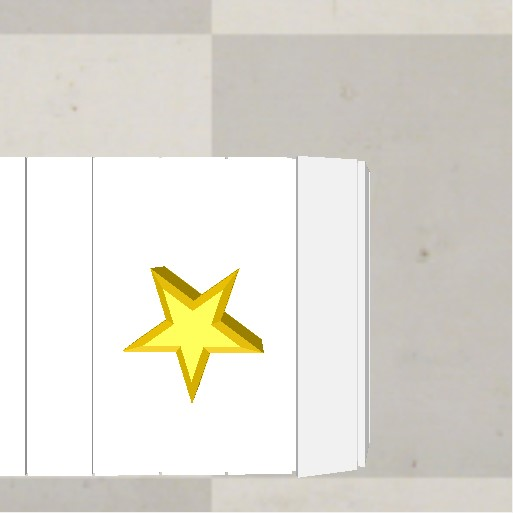
%> input picture cuoi ky/test/star.jpg, 513 x 513 px
$ octave get_template.m   (GNU Octave 9; MATLAB toolbox functions it lacks are replaced by stand-ins)
%> lines starting %> are read from the running program, lines starting %| are printed output that depends on the picture; in (x1, y1, x2, y2) boxes, pixels count from 0 and x2, y2 are one past the last pixel; in counts of white or black regions, pixels touching at a corner belong together; the program's own positions count from 1
%% Get template
img_input = imread("star.jpg");
%> img_input is the input picture: size 513x513x3 uint8; mean R, G, B 224, 221, 212.4
GRAY_input = rgb2gray(img_input);
threshold = graythresh(GRAY_input);
%> threshold = 0.882
BW_input = imbinarize(GRAY_input, threshold);
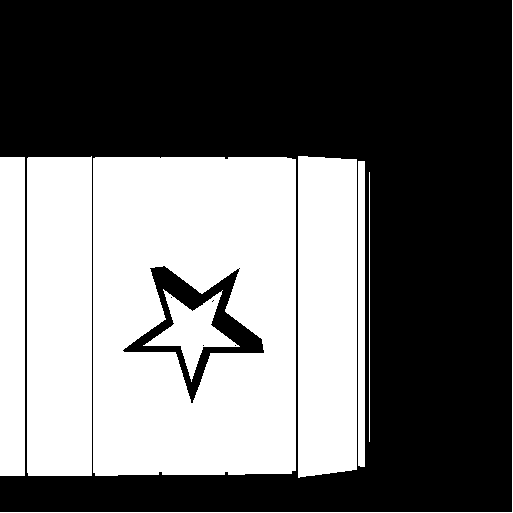
%> BW_input: size 513x513 logical; 42.1% white; 8 white regions
st1 = regionprops(~BW_input, 'BoundingBox','Area', 'Extent');
%> st1 = 6 regions; box (x1, y1, x2, y2), Area and Extent: (0, 0, 512, 512) 147905 0.564, (123, 266, 264, 403) 4497 0.233, (212, 300, 214, 302) 2 0.5, (171, 297, 172, 298) 1 1, (203, 345, 204, 346) 1 1, (235, 345, 236, 346) 1 1
imshow(img_input); hold on;

for k = 1 : length(st1)
    if (st1(k).Area < 10000 && st1(k).Area > 300)
        BB = st1(k).BoundingBox;
        y = round(BB(1)); x = round(BB(2)); h = round(BB(3)); w = round(BB(4));
        rectangle('Position', BB,'EdgeColor','r','LineWidth',2 )
        template = imcrop(~BW_input, BB);
    end
end
%> this loop made 6 passes
%> (BB, y, x, h, w) on pass 2: ([123.5 266.5 141 137], 124, 267, 141, 137)
Size = size(template);
%> Size = [138 142]
figure;
imshow(template); hold on;
%%
[B,L] = bwboundaries(template, 'noholes');
%> L: size 138x142 double; 6 distinct labels, from 0 to 5
%> B = 5 boundaries; box (x1, y1, x2, y2) and points: (0, 0, 141, 137) 484, (89, 34, 91, 36) 3, (48, 31, 49, 32) 2, (80, 79, 81, 80) 2, (112, 79, 113, 80) 2
boundary = B{1};
%> boundary = 484 rows, first 12: [85 1; 84 2; 83 3; 83 4; 82 5; 81 6; 80 7; 80 8; 79 9; 78 10; 77 11; 77 12]
plot(boundary(:,2), boundary(:,1), 'g', 'LineWidth', 2)
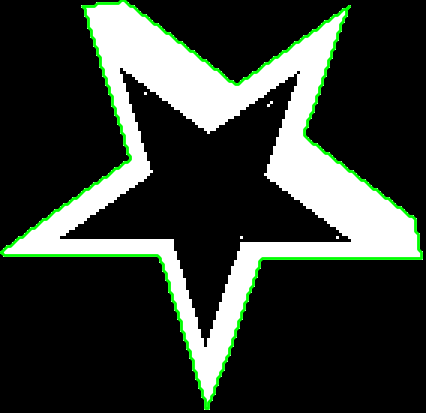
%> figure redrawn from the program's plot data; shown 3 times larger
distance = {};
center = [Size(1)/2, Size(2)/2];
%> center = [69 71]
max = 0;
min = 1e4;
for i = 1:length(boundary)
    a = sqrt((center(1)-boundary(i,1))^2 + (center(2)-boundary(i,2))^2 );
    if(min > a) min = a; end
    if(max < a)
        max = a;
    end
end
%> this loop made 484 passes
%> (a, min, max) on pass 1: (71.81, 71.81, 71.81)
%> (a, min) on passes 2 to 7: (70.61, 70.61), (69.43, 69.43), (68.45, 68.45), (67.27, 67.27), (66.1, 66.1), (64.94, 64.94)
%> after the loop, max = 80.45; min = 24.76
template_ratio = min/max;
%> template_ratio = 0.308
%% Lấy các hình dạng có trên hộp và so sánh với template
img = imread("box.jpg");
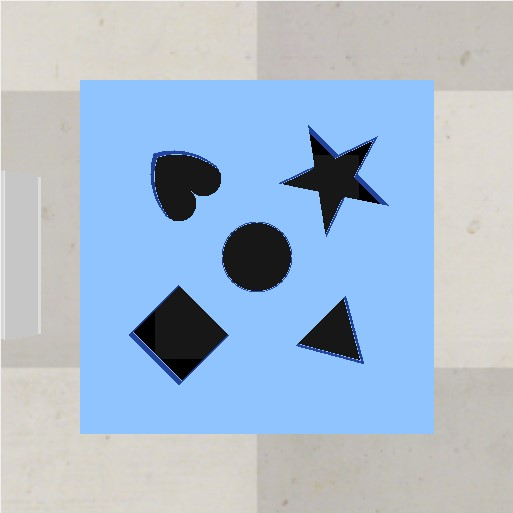
%> input picture cuoi ky/test/box.jpg, 513 x 513 px
%> img is the input picture: size 513x513x3 uint8; mean R, G, B 168.4, 187.6, 208.2
GRAY = rgb2gray(img);
threshold = graythresh(GRAY);
%> threshold = 0.467
BW = imbinarize(GRAY, threshold);
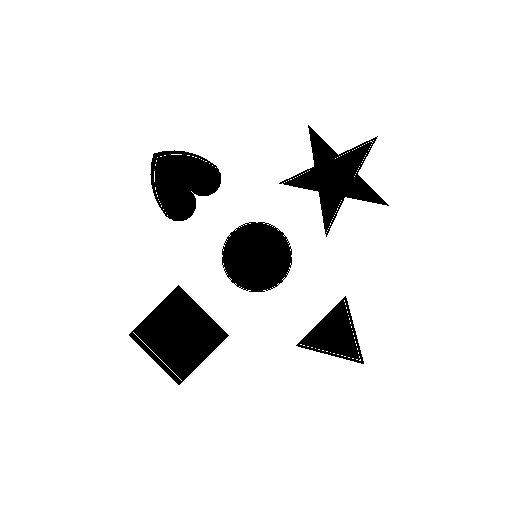
%> BW: size 513x513 logical; 93% white; 5 black regions
% imshow(~BW); hold on;
crop = {};
st = regionprops(~BW, 'BoundingBox','Area','Extent');
%> st = 5 regions; box (x1, y1, x2, y2), Area and Extent: (129, 285, 229, 385) 5001 0.5, (279, 125, 389, 237) 3898 0.316, (222, 222, 292, 292) 3844 0.784, (150, 150, 221, 221) 3494 0.693, (296, 296, 364, 364) 2132 0.461
for k = 1 : length(st)
    if (st(k).Area < 10000 && st(k).Area > 2000)
        BB = st(k).BoundingBox;
        y = round(BB(1)); x = round(BB(2)); h = round(BB(3)); w = round(BB(4));
%         rectangle('Position', BB,'EdgeColor','r','LineWidth',2 )
%         crop{1, end+1} = imresize(imcrop(~BW, BB), Size);
        crop{1, end+1} = imcrop(~BW, BB);
        crop{2, end} = BB; % Lưu lại tọa độ cẳt ảnh
%         figure;
%         imshow(crop{1,end}); hold on;
        % Tính tỷ lệ cạnh ngắn nhất và dài nhất
        Size = size(crop{1, end});
        [B,L] = bwboundaries(crop{1, end}, 'noholes');
        boundary = B{1};
%         plot(boundary(:,2), boundary(:,1), 'g', 'LineWidth', 2)
        center = [Size(1)/2, Size(2)/2];
        max = 0;
        min = 1e4;
        for i = 1:length(boundary)
            a = sqrt((center(1)-boundary(i,1))^2 + (center(2)-boundary(i,2))^2 );
            if(min > a) min = a; end
            if(max < a)
                max = a;
            end
        end
        crop{3, end} = min/max;
    end
end
%> this loop made 5 passes
%> (BB, y, x, h, w, Size, center) on passes 1 to 5: ([129.5 285.5 100 100], 130, 286, 100, 100, [101 101], [50.5 50.5]), ([150.5 150.5 71 71], 151, 151, 71, 71, [72 72], [36 36]), ([222.5 222.5 70 70], 223, 223, 70, 70, [71 71], [35.5 35.5]), ([279.5 125.5 110 112], 280, 126, 110, 112, [113 111], [56.5 55.5]), ([296.5 296.5 68 68], 297, 297, 68, 68, [69 69], [34.5 34.5])
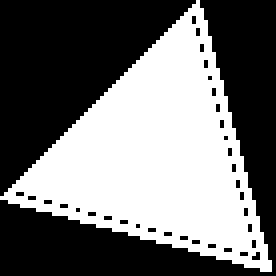
%> L: size 69x69 double (shown 4 times larger); values 0 (black) and 1 (white), 44.8% white; 1 white region, box (x1, y1, x2, y2) and area: (0, 0, 68, 68) 2132
%> after the loop, B = 1 item; a = 36.91; boundary = 184 rows, first 12: [50 1; 49 2; 48 3; 47 4; 46 5; 45 6; 44 7; 43 8; 42 9; 41 10; 40 11; 39 12]; crop = 15 items; max = 47.38; min = 12.75

min = 1e4;
for i = 1:length(crop)
    if (min > abs(template_ratio - crop{3,i}))
        min = abs(template_ratio - crop{3,i});
        res = i;
    end
end
%> this loop made 5 passes
%> min on passes 1, 2, 4: 0.392, 0.0375, 0.0104

figure;
imshow(crop{1,res});
%% Tìm góc xoay giữa 2 ảnh
max = 0;
for i = 0:120
    BW_rotated = BW_input;
    BW_rotated = imrotate(BW_rotated, i);
    st1 = regionprops(~BW_rotated, 'BoundingBox','Area', 'Extent');

    for k = 1 : length(st1)
        BB = st1(k).BoundingBox;
        a = BB(3) / BB(4);
        if (st1(k).Area < 10000 && st1(k).Area > 300 && a>0.75 && a<1.25)
            rectangle('Position', BB,'EdgeColor','r','LineWidth',2 )
            template = imcrop(~BW_rotated, BB);
        end
    end
%     imshow(template);
    Size = size(template);
    temp = imresize(crop{1,res}, Size);
    overlap = template & temp;
    if (max < sum(overlap(:) == 1))
        max = sum(overlap(:) == 1);
        angle = i;
    end
end
%> this loop made 121 passes
%> max on passes 1, 51, 52, 53, 54, 55, 56, 57, 58, 59: 2222, 2260, 2301, 2391, 2441, 2525, 2582, 2641, 2716, 2814
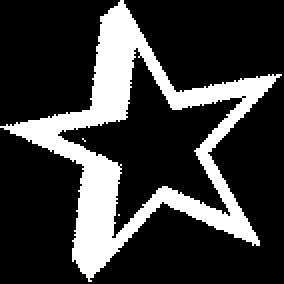
%> template: size 142x142 logical (shown 2 times larger); 22.3% white; 3 white regions (2 under 20 px), largest, box (x1, y1, x2, y2) and area: (0, 0, 141, 141) 4496
%> after the loop, angle = 65; max = 3119
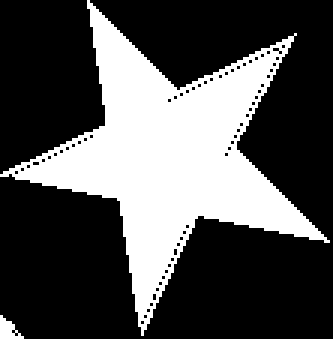
%> figure redrawn from the program's plot data; shown 3 times larger
